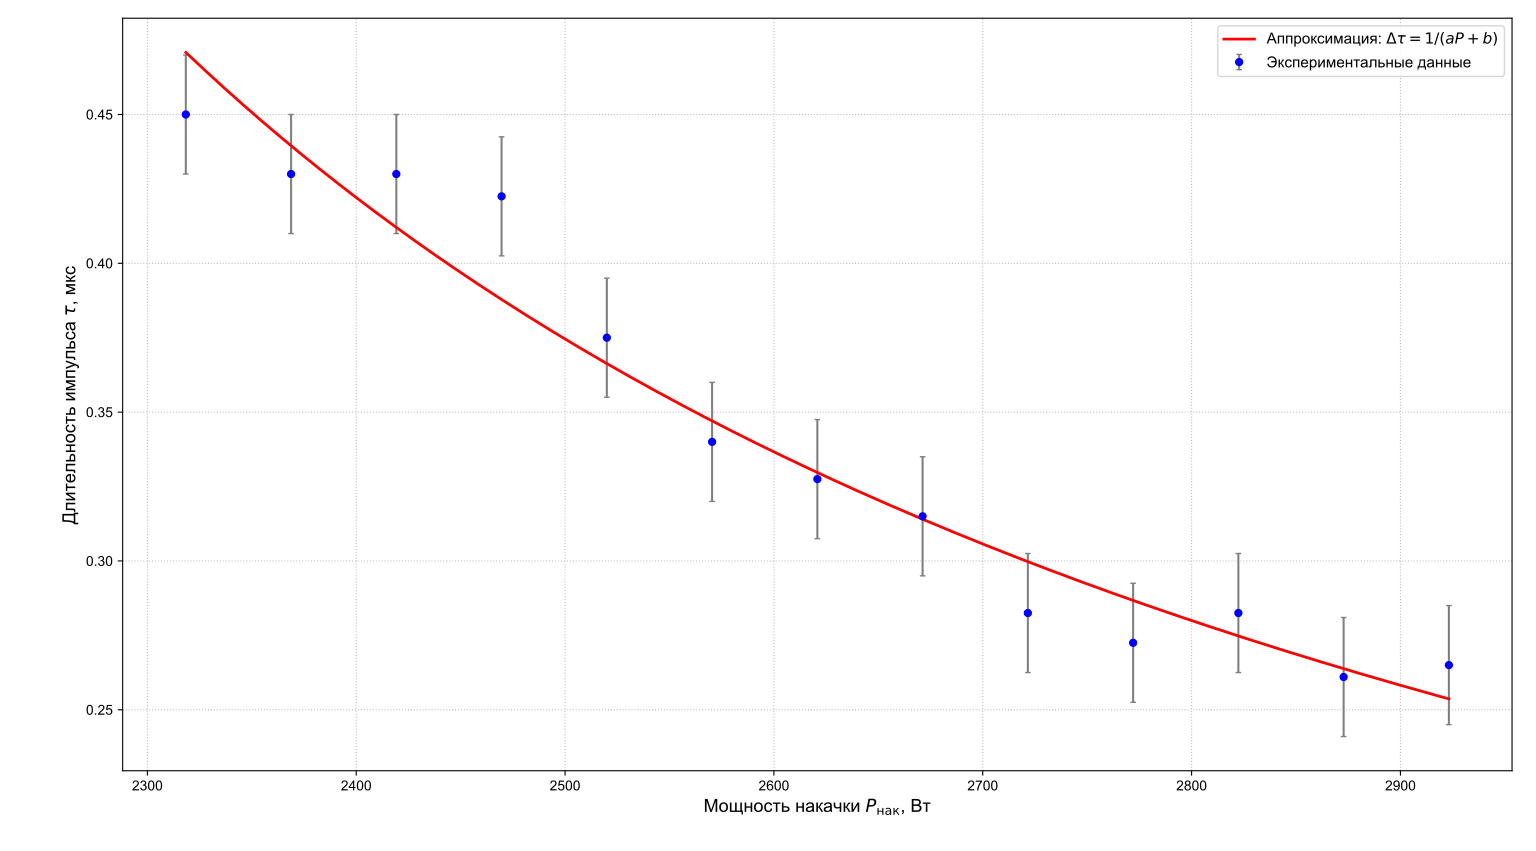

Reproduce this figure in Python.
import numpy as np
import matplotlib.pyplot as plt
from scipy.optimize import curve_fit

# Настройка шрифтов
plt.rcParams['font.sans-serif'] = ['Arial', 'DejaVu Sans', 'Helvetica']
plt.rcParams['axes.unicode_minus'] = False

# Данные (без первой точки 13.5 А)
I = np.array([13.8, 14.1, 14.4, 14.7, 15.0, 15.3, 15.6, 15.9, 16.2, 16.5, 16.8, 17.1, 17.4])
P_out = np.array([2, 40, 102, 182, 264, 352, 460, 570, 680, 820, 922, 1015, 1082])
FWHM = np.array([0.45, 0.43, 0.43, 0.4225, 0.375, 0.34, 0.3275, 0.315, 0.2825, 0.2725, 0.2825, 0.261, 0.265])

# Мощность накачки (напряжение ~168 В)
V_pump = 168.0
P_pump = I * V_pump

# Линеаризация: 1/Δτ vs P_нак
inv_FWHM = 1.0 / FWHM

# Линейная аппроксимация: 1/Δτ = a * P_нак + b
a, b = np.polyfit(P_pump, inv_FWHM, 1)
print(f"Линеаризация: 1/Δτ = {a:.6f} * P_нак + {b:.4f}")
print(f"Коэффициент корреляции: {np.corrcoef(P_pump, inv_FWHM)[0,1]:.4f}")

# Обратное преобразование для построения кривой
P_smooth = np.linspace(min(P_pump), max(P_pump), 200)
FWHM_fit = 1.0 / (a * P_smooth + b)

# Построение графика
plt.figure(figsize=(10, 7))

# Экспериментальные точки (маленькие, чёрные)
plt.errorbar(P_pump, FWHM, yerr=0.02, fmt='o', color='blue', 
             ecolor='gray', capsize=2, markersize=5, label='Экспериментальные данные')

# Аппроксимация через линеаризацию
plt.plot(P_smooth, FWHM_fit, 'r-', linewidth=2, label='Аппроксимация: $\\Delta\\tau = 1/(aP + b)$')

plt.xlabel('Мощность накачки $P_{\\text{нак}}$, Вт', fontsize=13)
plt.ylabel('Длительность импульса $\\tau$, мкс', fontsize=13)
# plt.title('Зависимость длительности импульса от мощности накачки\n(режим модуляции добротности)', fontsize=14)
plt.legend(fontsize=11)
plt.grid(True, linestyle=':', alpha=0.8)
plt.tight_layout()

# plt.savefig('pulse_duration_linearized.png', dpi=300)
# print("\nГрафик сохранен как 'pulse_duration_linearized.png'")
plt.show()

# Вывод параметров
P_th_approx = -b/a  # где 1/Δτ = 0 (формальный порог)
print(f"\nФормальный порог (где 1/Δτ → 0): P_пор ≈ {P_th_approx:.0f} Вт (ток ≈ {P_th_approx/V_pump:.2f} А)")
print(f"При P_нак → ∞: Δτ → 1/b ≈ {1/b:.3f} мкс")
